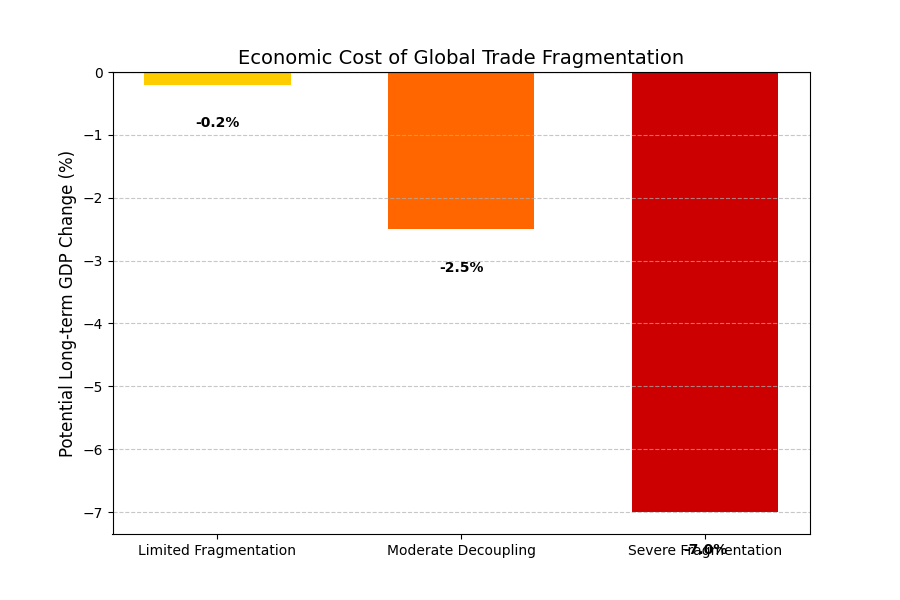

The Python source for this figure:
import matplotlib.pyplot as plt

# 数据来源：模拟 IMF 关于 Geoeconomic Fragmentation 的预测数据
scenarios = ['Limited Fragmentation', 'Moderate Decoupling', 'Severe Fragmentation']
gdp_loss = [-0.2, -2.5, -7.0]  # 负值代表GDP损失百分比

plt.figure(figsize=(9, 6))
colors = ['#FFCC00', '#FF6600', '#CC0000']
bars = plt.bar(scenarios, gdp_loss, color=colors, width=0.6)

plt.axhline(0, color='black', linewidth=0.8)
plt.ylabel('Potential Long-term GDP Change (%)', fontsize=12)
plt.title('Economic Cost of Global Trade Fragmentation', fontsize=14)
plt.grid(axis='y', linestyle='--', alpha=0.7)

# 添加数值标注
for bar in bars:
    yval = bar.get_height()
    plt.text(bar.get_x() + bar.get_width()/2, yval - 0.5, f'{yval}%', 
             ha='center', va='top', fontweight='bold', color='black')

plt.show()
